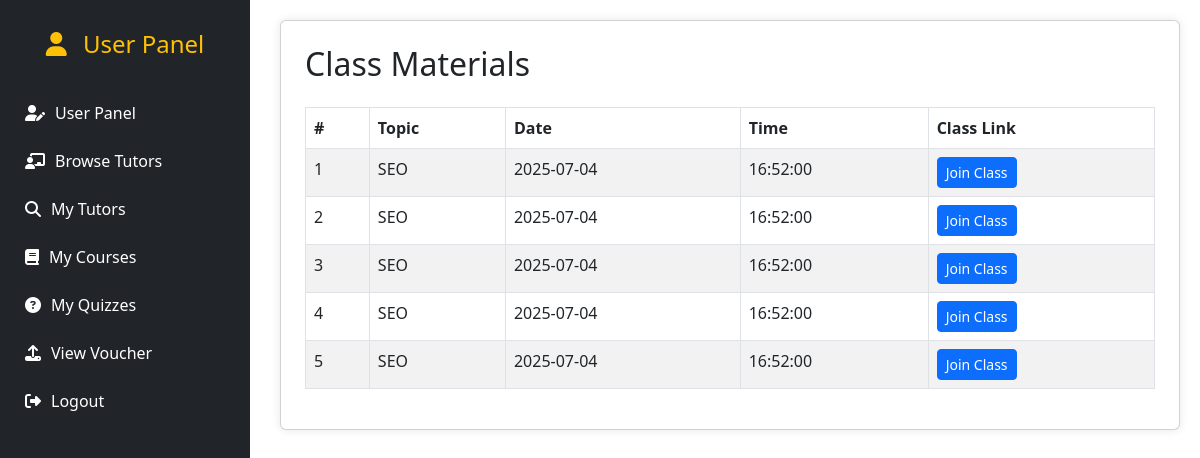
The page /User/view_material.php?tutorID=7 (signed in) on the database its author committed.
### tables this page shows
CREATE TABLE `class_links` (
  `id` int(11) NOT NULL,
  `tutor_id` int(11) NOT NULL,
  `class_date` date NOT NULL,
  `class_time` time NOT NULL,
  `topic` varchar(255) NOT NULL,
  `class_link` varchar(500) NOT NULL,
  `created_at` timestamp NOT NULL DEFAULT current_timestamp()
);

### User/view_material.php (the view, shortened to what this page needs)
<?php
include '../db_connection.php';
$tutorID = isset($_GET['tutorID']) ? intval($_GET['tutorID']) : 0;
$sql = "SELECT * FROM class_links WHERE tutor_id = ? ORDER BY class_date DESC, class_time DESC";
$stmt = $conn->prepare($sql);
$stmt->bind_param("i", $tutorID);
$stmt->execute();
$result = $stmt->get_result();
?>
<!DOCTYPE html>
<html lang="en">
<head>
    <link href="https://cdn.jsdelivr.net/npm/bootstrap@5.3.0/dist/css/bootstrap.min.css" rel="stylesheet">
</head>
<body>
<?php include 'sidebar_user.php'; ?>
<div class="content">
    <div class="card p-4">
        <h2 class="mb-4">Class Materials</h2>
        <?php if ($result && $result->num_rows > 0) { ?>
            <table class="table table-bordered table-striped">
                <thead style="background-color: #004080;">
                    <tr>
                        <th >#</th>
                        <th>Topic</th>
                        <th>Date</th>
                        <th>Time</th>
                        <th>Class Link</th>
                    </tr>
                </thead>
                <tbody>
                    <?php $i = 1; while ($row = $result->fetch_assoc()) { ?>
                        <tr>
                            <td><?= $i++; ?></td>
                            <td><?= htmlspecialchars($row['topic']); ?></td>
                            <td><?= htmlspecialchars($row['class_date']); ?></td>
                            <td><?= htmlspecialchars($row['class_time']); ?></td>
                            <td><a href="<?= htmlspecialchars($row['class_link']); ?>" target="_blank" class="btn btn-sm btn-primary">Join Class</a></td>
                        </tr>
                    <?php } ?>
                </tbody>
            </table>
        <?php } else { ?>
            <div class="alert alert-info">No class materials found.</div>
        <?php } ?>
    </div>
</div>
</body>
</html>

### User/view_material.php (style rules this page uses)
body { background: #f0f2f5; }
.content { margin-left: 260px; padding: 20px; }
.card { background: #fff; border-radius: 10px; box-shadow: 0 0 10px rgba(0,0,0,0.1); }

### rows shown on the page
class_links: topic "SEO", class_date "2025-07-04", class_time "16:52:00"
class_links: topic "SEO", class_date "2025-07-04", class_time "16:52:00"
class_links: topic "SEO", class_date "2025-07-04", class_time "16:52:00"
class_links: topic "SEO", class_date "2025-07-04", class_time "16:52:00"
class_links: topic "SEO", class_date "2025-07-04", class_time "16:52:00"
